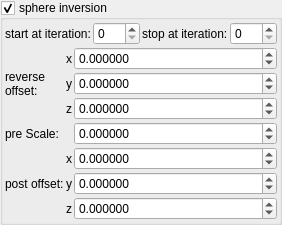
    <widget class="MyGroupBox" name="groupCheck_transf_function_enabledP_false">
     <property name="toolTip">
      <string/>
     </property>
     <property name="title">
      <string>sphere inversion&amp;</string>
     </property>
     <property name="checkable">
      <bool>true</bool>
     </property>
     <layout class="QVBoxLayout" name="verticalLayout_33" stretch="0,0">
      <property name="spacing">
       <number>2</number>
      </property>
      <property name="leftMargin">
       <number>2</number>
      </property>
      <property name="topMargin">
       <number>2</number>
      </property>
      <property name="rightMargin">
       <number>2</number>
      </property>
      <property name="bottomMargin">
       <number>2</number>
      </property>
      <item>
       <layout class="QHBoxLayout" name="horizontalLayout_28" stretch="0,1,0,1">
        <item>
         <widget class="QLabel" name="label_118">
          <property name="text">
           <string>start at iteration:</string>
          </property>
         </widget>
        </item>
        <item>
         <widget class="MySpinBox" name="spinboxInt_transf_start_iterations_P">
          <property name="sizePolicy">
           <sizepolicy hsizetype="Minimum" vsizetype="Maximum">
            <horstretch>0</horstretch>
            <verstretch>0</verstretch>
           </sizepolicy>
          </property>
          <property name="minimum">
           <number>0</number>
          </property>
          <property name="maximum">
           <number>999</number>
          </property>
          <property name="value">
           <number>0</number>
          </property>
         </widget>
        </item>
        <item>
         <widget class="QLabel" name="label_84">
          <property name="text">
           <string>stop at iteration:</string>
          </property>
         </widget>
        </item>
        <item>
         <widget class="MySpinBox" name="spinboxInt_transf_stop_iterations_P1">
          <property name="sizePolicy">
           <sizepolicy hsizetype="Preferred" vsizetype="Maximum">
            <horstretch>0</horstretch>
            <verstretch>0</verstretch>
           </sizepolicy>
          </property>
          <property name="maximum">
           <number>999</number>
          </property>
         </widget>
        </item>
       </layout>
      </item>
      <item>
       <layout class="QGridLayout" name="gridLayout_16" columnstretch="0,0,1">
        <property name="spacing">
         <number>2</number>
        </property>
        <item row="1" column="1">
         <widget class="QLabel" name="label_116">
          <property name="sizePolicy">
           <sizepolicy hsizetype="Preferred" vsizetype="Preferred">
            <horstretch>0</horstretch>
            <verstretch>0</verstretch>
           </sizepolicy>
          </property>
          <property name="text">
           <string notr="true">y</string>
          </property>
          <property name="alignment">
           <set>Qt::AlignRight|Qt::AlignTrailing|Qt::AlignVCenter</set>
          </property>
         </widget>
        </item>
        <item row="5" column="2">
         <widget class="MyDoubleSpinBox" name="spinbox3_transf_addition_constant_y">
          <property name="sizePolicy">
           <sizepolicy hsizetype="Minimum" vsizetype="Maximum">
            <horstretch>0</horstretch>
            <verstretch>0</verstretch>
           </sizepolicy>
          </property>
          <property name="prefix">
           <string/>
          </property>
          <property name="suffix">
           <string/>
          </property>
          <property name="decimals">
           <number>6</number>
          </property>
          <property name="minimum">
           <double>-99.989999999999995</double>
          </property>
          <property name="maximum">
           <double>99.989999999999995</double>
          </property>
          <property name="singleStep">
           <double>0.100000000000000</double>
          </property>
         </widget>
        </item>
        <item row="0" column="2">
         <widget class="MyDoubleSpinBox" name="spinbox3_mandelbox_offset_x">
          <property name="sizePolicy">
           <sizepolicy hsizetype="Minimum" vsizetype="Maximum">
            <horstretch>0</horstretch>
            <verstretch>0</verstretch>
           </sizepolicy>
          </property>
          <property name="prefix">
           <string/>
          </property>
          <property name="suffix">
           <string/>
          </property>
          <property name="decimals">
           <number>6</number>
          </property>
          <property name="minimum">
           <double>-100.000000000000000</double>
          </property>
          <property name="maximum">
           <double>100.000000000000000</double>
          </property>
          <property name="singleStep">
           <double>0.100000000000000</double>
          </property>
         </widget>
        </item>
        <item row="0" column="1">
         <widget class="QLabel" name="label_115">
          <property name="sizePolicy">
           <sizepolicy hsizetype="Preferred" vsizetype="Preferred">
            <horstretch>0</horstretch>
            <verstretch>0</verstretch>
           </sizepolicy>
          </property>
          <property name="text">
           <string notr="true">x</string>
          </property>
          <property name="alignment">
           <set>Qt::AlignRight|Qt::AlignTrailing|Qt::AlignVCenter</set>
          </property>
         </widget>
        </item>
        <item row="0" column="0" rowspan="3">
         <widget class="QLabel" name="label_16">
          <property name="text">
           <string>reverse
offset:</string>
          </property>
         </widget>
        </item>
        <item row="3" column="0">
         <widget class="QLabel" name="label_18">
          <property name="text">
           <string>pre Scale:</string>
          </property>
         </widget>
        </item>
        <item row="2" column="2">
         <widget class="MyDoubleSpinBox" name="spinbox3_mandelbox_offset_z">
          <property name="sizePolicy">
           <sizepolicy hsizetype="Minimum" vsizetype="Maximum">
            <horstretch>0</horstretch>
            <verstretch>0</verstretch>
           </sizepolicy>
          </property>
          <property name="prefix">
           <string/>
          </property>
          <property name="suffix">
           <string/>
          </property>
          <property name="decimals">
           <number>6</number>
          </property>
          <property name="minimum">
           <double>-100.000000000000000</double>
          </property>
          <property name="maximum">
           <double>100.000000000000000</double>
          </property>
          <property name="singleStep">
           <double>0.100000000000000</double>
          </property>
         </widget>
        </item>
        <item row="1" column="2">
         <widget class="MyDoubleSpinBox" name="spinbox3_mandelbox_offset_y">
          <property name="sizePolicy">
           <sizepolicy hsizetype="Minimum" vsizetype="Maximum">
            <horstretch>0</horstretch>
            <verstretch>0</verstretch>
           </sizepolicy>
          </property>
          <property name="prefix">
           <string/>
          </property>
          <property name="suffix">
           <string/>
          </property>
          <property name="decimals">
           <number>6</number>
          </property>
          <property name="minimum">
           <double>-100.000000000000000</double>
          </property>
          <property name="maximum">
           <double>100.000000000000000</double>
          </property>
          <property name="singleStep">
           <double>0.100000000000000</double>
          </property>
         </widget>
        </item>
        <item row="4" column="2">
         <widget class="MyDoubleSpinBox" name="spinbox3_transf_addition_constant_x">
          <property name="sizePolicy">
           <sizepolicy hsizetype="Minimum" vsizetype="Maximum">
            <horstretch>0</horstretch>
            <verstretch>0</verstretch>
           </sizepolicy>
          </property>
          <property name="prefix">
           <string/>
          </property>
          <property name="suffix">
           <string/>
          </property>
          <property name="decimals">
           <number>6</number>
          </property>
          <property name="minimum">
           <double>-99.989999999999995</double>
          </property>
          <property name="maximum">
           <double>99.989999999999995</double>
          </property>
          <property name="singleStep">
           <double>0.100000000000000</double>
          </property>
         </widget>
        </item>
        <item row="2" column="1">
         <widget class="QLabel" name="label_117">
          <property name="sizePolicy">
           <sizepolicy hsizetype="Preferred" vsizetype="Preferred">
            <horstretch>0</horstretch>
            <verstretch>0</verstretch>
           </sizepolicy>
          </property>
          <property name="text">
           <string notr="true">z</string>
          </property>
          <property name="alignment">
           <set>Qt::AlignRight|Qt::AlignTrailing|Qt::AlignVCenter</set>
          </property>
         </widget>
        </item>
        <item row="3" column="2">
         <widget class="MyDoubleSpinBox" name="spinbox_transf_scale">
          <property name="sizePolicy">
           <sizepolicy hsizetype="Minimum" vsizetype="Maximum">
            <horstretch>0</horstretch>
            <verstretch>0</verstretch>
           </sizepolicy>
          </property>
          <property name="prefix">
           <string/>
          </property>
          <property name="suffix">
           <string/>
          </property>
          <property name="decimals">
           <number>6</number>
          </property>
          <property name="minimum">
           <double>-100000.000000000000000</double>
          </property>
          <property name="maximum">
           <double>100000.000000000000000</double>
          </property>
          <property name="singleStep">
           <double>0.100000000000000</double>
          </property>
         </widget>
        </item>
        <item row="6" column="2">
         <widget class="MyDoubleSpinBox" name="spinbox3_transf_addition_constant_z">
          <property name="sizePolicy">
           <sizepolicy hsizetype="Minimum" vsizetype="Maximum">
            <horstretch>0</horstretch>
            <verstretch>0</verstretch>
           </sizepolicy>
          </property>
          <property name="prefix">
           <string/>
          </property>
          <property name="suffix">
           <string/>
          </property>
          <property name="decimals">
           <number>6</number>
          </property>
          <property name="minimum">
           <double>-99.989999999999995</double>
          </property>
          <property name="maximum">
           <double>99.989999999999995</double>
          </property>
          <property name="singleStep">
           <double>0.100000000000000</double>
          </property>
         </widget>
        </item>
        <item row="4" column="1">
         <widget class="QLabel" name="label_121">
          <property name="text">
           <string notr="true">x</string>
          </property>
         </widget>
        </item>
        <item row="6" column="1">
         <widget class="QLabel" name="label_123">
          <property name="text">
           <string notr="true">z</string>
          </property>
         </widget>
        </item>
        <item row="5" column="1">
         <widget class="QLabel" name="label_124">
          <property name="text">
           <string notr="true">y</string>
          </property>
         </widget>
        </item>
        <item row="5" column="0">
         <widget class="QLabel" name="label_256">
          <property name="text">
           <string>post offset:</string>
          </property>
         </widget>
        </item>
       </layout>
      </item>
     </layout>
    </widget>
